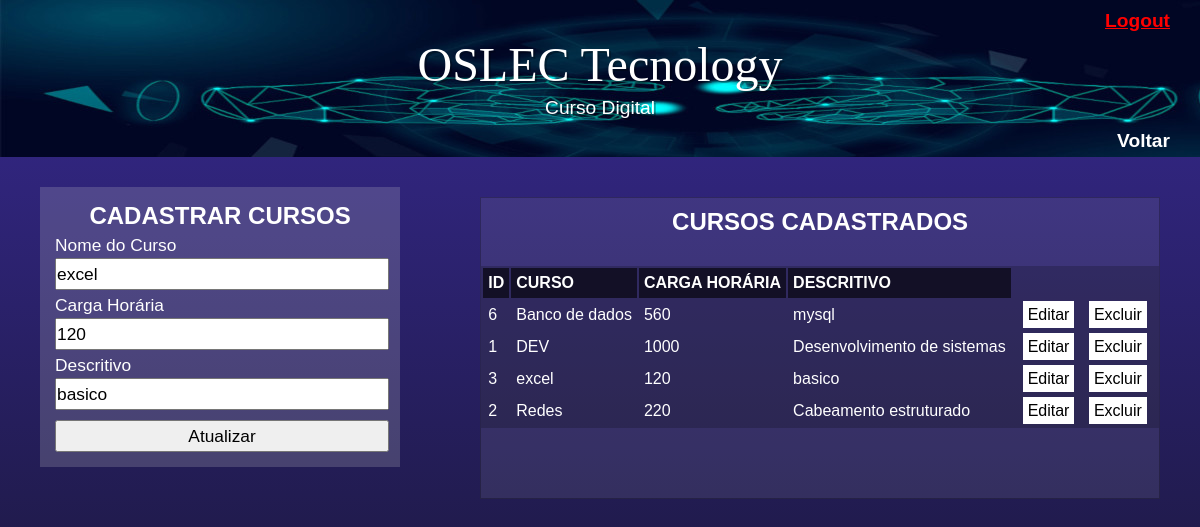
The page /cursos.php?id_up=3 (signed in) on the database its author committed.
### tables this page shows
CREATE TABLE `cursos` (
  `id_Curso` int(11) NOT NULL AUTO_INCREMENT,
  `nome_Curso` varchar(30) NOT NULL,
  `carga_Horaria` int(11) NOT NULL,
  `descritivo` char(200) DEFAULT NULL,
  PRIMARY KEY (`id_Curso`)
);

### classes/cliente.php (called while the page is built, shortened)
<?php
    class Cliente{
        private $pdo;
        public function __construct($dbname, $host, $user, $senha)
        {
            try {
                $this->pdo = new PDO("mysql:dbname=".$dbname.";host=".$host,$user,$senha);
            } catch (PDOException $e) {
                echo "Erro com o banco de dados: ".$e->getMessage();
                exit();
            } catch (Exception $e){
                echo "Erro generico: ".$e->getMessage();
                exit();
            }
        }
        public function buscarDados()
        {
            $cmd = $this->pdo->query("SELECT * FROM cursos ORDER BY nome_Curso");
            $res = $cmd->fetchAll(PDO::FETCH_ASSOC);
            return $res;
        }
        public function buscarDadosCursos($id)
        {
            $cmd = $this->pdo->prepare("SELECT * FROM cursos WHERE id_Curso = :id");
            $cmd->bindValue(":id", $id);
            $cmd->execute();
            $res = $cmd->fetch(PDO::FETCH_ASSOC);
            return $res;
        }
    }
?>

### cursos.php (the view, shortened to what this page needs)
<?php
    require_once 'classes/cliente.php';
    $clien = new Cliente("oslec_course","localhost","root","");
?>
<!DOCTYPE html>
<html lang="pt-br">
<head>
    <link rel="stylesheet" href="css/menus.css">
</head>
<body id="tela-menu">
    <header id="menu">
        <a href="logout.php">Logout</a>
        <h1>OSLEC Tecnology</h1>
        <p>Curso Digital</p>
        <a href="menu.php" id="email">Voltar</a>
    </header>
    <main>
        <?php
            if(isset($_GET['id_up']))
            {
                $id_update = addslashes($_GET['id_up']);
                $res = $clien->buscarDadosCursos($id_update);
            }
        ?>
        <section>
            <form method="post">
                <h2>CADASTRAR CURSOS</h2>
                <label for="curso">Nome do Curso</label>
                <input name="curso" type="text" id="curso" value="<?php if(isset($res)){echo $res['nome_Curso'];} ?>">
                <label for="carga_horaria">Carga Horária</label>
                <input name="carga_horaria" type="text" id="carga_horaria" value="<?php if(isset($res)){echo $res['carga_Horaria'];} ?>">
                <label for="descritivo">Descritivo</label>
                <input name="descritivo" type="text" id="descritivo" value="<?php if(isset($res)){echo $res['descritivo'];} ?>">
                <input type="submit" value="<?php if(isset($res)){echo "Atualizar";}else{echo "Cadastrar";}?>">
            </form>
        </section>
        <section id="tabela">
            <table>
                <h2 id="tabela">CURSOS CADASTRADOS</h2>
                <tr id="titulo">
                    <td>ID</td>
                    <td>CURSO</td>
                    <td>CARGA HORÁRIA</td>
                    <td colspan="1">DESCRITIVO</td>
                </tr>
                <?php
                    $dados = $clien->buscarDados();
                    if(count($dados) > 0)
                    {
                        for ($i=0; $i < count($dados); $i++)
                        {
                            echo "<tr>";
                            foreach($dados[$i] as $k => $v)
                            {
                                    echo "<td>$v</td>";
                            }
                ?>
                    <td>
                        <a href="cursos.php?id_up=<?= $dados[$i]['id_Curso'] ?>">Editar</a>
                        <a href="cursos.php?id=<?= $dados[$i]['id_Curso'] ?>">Excluir</a>
                    </td>
                <?php
                            echo "</tr>";
                        }
                    }
                    ?>
        </section>
    </main>
</body>
</html>

### css/menus.css (style rules this page uses)
* { margin: 0px; padding: 0px; }
body { background-image: linear-gradient(180deg, #372991, #15142b); background-attachment: fixed; color: white; font-family: Arial, Helvetica, sans-serif; min-width: 400px; }
header { background-image: url("../img/imagem-p1.jpg"); min-height: 130px; color: white; font-family: Arial, Helvetica, sans-serif; text-align: center; }
header > h1 { color: white; font-family: 'Bebas Neue', cursive; font-size: 3em; font-weight: normal; margin-bottom: 5px; text-shadow: 2px 2px 0px rgba(0, 0, 0, 0.267); }
header a { display: flex; justify-content: flex-end; padding: 10px 30px 5px 30px; font-size: 1.2em; font-weight: bold; color: white; text-decoration: none; }
header > p { font-size: 1.2em; color: white; max-width: 600px; padding-left: 10px; padding-right: 10px; margin: auto; padding-bottom: 1px; text-shadow: 2px 2px 0px rgba(0, 0, 0, 0.363); }
label, input { display: block; line-height: 30px; height: 28px; outline: none; font-size: 13pt; width: 100%; }
form { width: 330px; background-color: rgba(214, 214, 214, 0.2); padding: 15px; margin: 30px auto; }
input[type="submit"] { margin-top: 10px; cursor: pointer; box-sizing: content-box; }
main { display: flex; flex-flow: row wrap; justify-content: space-around; }
section { height: 330px; flex-grow: 0; }
section#tabela { background-color: rgba(214, 214, 214, 0.1); overflow-y: scroll; height: 300px; margin-top: 40px; border: 1px solid rgba(0, 0, 0, 0.267); }
h2 { text-align: center; }
h2#tabela { padding-top: 10px; }
table { background-color: rgba(0, 0, 0, 0.2); width: 100%; margin: 30px auto; margin-bottom: 0px; }
th, td { text-align: left; padding: 8px; }
tr { line-height: 30px; }
tr#titulo { font-weight: bold; background-color: rgba(0, 0, 0, 0.6); }
td { padding: 0px 5px; }
td a { background-color: white; color: black; padding: 5px; margin: 0px 5px; text-decoration: none; }

### rows shown on the page
cursos: curso "excel", carga_horaria "120", descritivo "basico", id_Curso "3", nome_Curso "excel", carga_Horaria "120"
cursos: id_Curso "6", nome_Curso "Banco de dados", carga_Horaria "560", descritivo "mysql"
cursos: id_Curso "1", nome_Curso "DEV", carga_Horaria "1000", descritivo "Desenvolvimento de sistemas"
cursos: id_Curso "2", nome_Curso "Redes", carga_Horaria "220", descritivo "Cabeamento estruturado"
